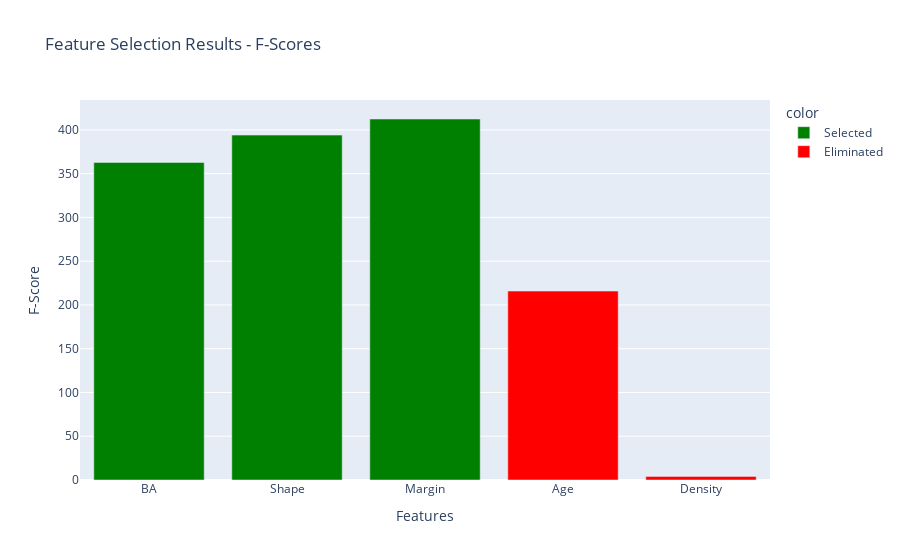

The notebook cell saved with this chart:
### Markdown cell above
# Task 4: Feature engineering

### Code cell
# Import required modules
from sklearn.feature_selection import SelectKBest, f_classif
from sklearn.preprocessing import LabelEncoder
import plotly.graph_objects as go

# Prepare data for feature selection
df_encoded = df_copy_normalized.copy()

# Encode categorical variables (SelectKBest needs numerical data)
le_shape = LabelEncoder()
le_margin = LabelEncoder() 
le_density = LabelEncoder()

df_encoded['Shape'] = le_shape.fit_transform(df_encoded['Shape'].astype(str))
df_encoded['Margin'] = le_margin.fit_transform(df_encoded['Margin'].astype(str))
df_encoded['Density'] = le_density.fit_transform(df_encoded['Density'].astype(str))

# Separate features (X) and target (y)
X = df_encoded.drop('Severity', axis=1)
y = df_encoded['Severity']

# Apply SelectKBest to find top 3 features
selector = SelectKBest(score_func=f_classif, k=3)
X_selected = selector.fit_transform(X, y)

# Get results
feature_scores = selector.scores_
selected_mask = selector.get_support()
selected_features = X.columns[selected_mask]
eliminated_features = X.columns[~selected_mask]

# Calculate elimination threshold
threshold = sorted(feature_scores, reverse=True)[2]  # 3rd highest score = cutoff

# Print results
print("Feature Selection Results:")
print("Selected Features:", list(selected_features))
print("Eliminated Features:", list(eliminated_features))
print(f"Elimination Threshold: {threshold:.2f}")

# Plot 1: Feature importance with selection status
selection_status = ['Selected' if f in selected_features else 'Eliminated' for f in X.columns]

fig1 = px.bar(x=X.columns, y=feature_scores,
              color=selection_status,
              title='Feature Selection Results - F-Scores',
              labels={'x': 'Features', 'y': 'F-Score'},
              color_discrete_map={'Selected': 'green', 'Eliminated': 'red'})
fig1.show()

# Plot 2: Elimination threshold with clear above/below distinction
fig2 = go.Figure()

fig2.add_trace(go.Bar(name='Above Threshold (Selected)', 
                      x=selected_features, 
                      y=[feature_scores[list(X.columns).index(f)] for f in selected_features],
                      marker_color='green',
                      opacity=0.8))

fig2.add_trace(go.Bar(name='Below Threshold (Eliminated)', 
                      x=eliminated_features, 
                      y=[feature_scores[list(X.columns).index(f)] for f in eliminated_features],
                      marker_color='red',
                      opacity=0.8))

# Add threshold line
fig2.add_hline(y=threshold, line_dash="dash", line_color="black", line_width=2,
               annotation_text=f"Elimination Threshold: {threshold:.1f}")

fig2.update_layout(title='Feature Elimination: Above vs Below Threshold',
                   xaxis_title='Features', 
                   yaxis_title='F-Score')
fig2.show()

# Plot 3: Performance improvement metrics
avg_all = feature_scores.mean()
avg_selected = feature_scores[selected_mask].mean()
improvement_pct = ((avg_selected - avg_all) / avg_all) * 100

metrics = ['Average F-Score (All)', 'Average F-Score (Selected)']
values = [avg_all, avg_selected]

fig3 = px.bar(x=metrics, y=values,
              title='Feature Selection Performance Improvement',
              labels={'x': 'Metrics', 'y': 'Score/Percentage'},
              color=metrics,
              color_discrete_sequence=['lightcoral', 'lightgreen', 'gold'])

# Add value labels on bars
fig3.update_traces(texttemplate='%{y:.1f}', textposition='outside')
fig3.show()

# Summary stats
print(f"\nPerformance Improvement:")
print(f"Average F-Score (All Features): {avg_all:.2f}")
print(f"Average F-Score (Selected): {avg_selected:.2f}")
print(f"Improvement: {improvement_pct:.1f}%")
print(f"Features Eliminated: {len(eliminated_features)}/{len(X.columns)} ({len(eliminated_features)/len(X.columns)*100:.0f}%)")

### Figure 1 — Plotly figure (JSON) as saved in the notebook; plotly's stock layout.template omitted (floating-point values rounded to 4 significant figures)
{"data": [{"hovertemplate": "color=Selected<br>Features=%{x}<br>F-Score=%{y}<extra></extra>", "legendgroup": "Selected", "marker": {"color": "green", "pattern": {"shape": ""}}, "name": "Selected", "orientation": "v", "showlegend": true, "textposition": "auto", "type": "bar", "x": ["BA", "Shape", "Margin"], "xaxis": "x", "y": [362.8, 394.1, 412.5], "yaxis": "y"}, {"hovertemplate": "color=Eliminated<br>Features=%{x}<br>F-Score=%{y}<extra></extra>", "legendgroup": "Eliminated", "marker": {"color": "red", "pattern": {"shape": ""}}, "name": "Eliminated", "orientation": "v", "showlegend": true, "textposition": "auto", "type": "bar", "x": ["Age", "Density"], "xaxis": "x", "y": [215.9, 4.09], "yaxis": "y"}], "layout": {"barmode": "relative", "legend": {"title": {"text": "color"}, "tracegroupgap": 0}, "title": {"text": "Feature Selection Results - F-Scores"}, "xaxis": {"anchor": "y", "domain": [0, 1], "title": {"text": "Features"}}, "yaxis": {"anchor": "x", "domain": [0, 1], "title": {"text": "F-Score"}}}}
